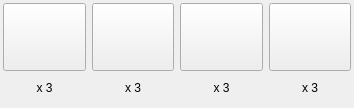
<?xml version="1.0" encoding="UTF-8"?>
<ui version="4.0">
 <class>Form</class>
 <widget class="QWidget" name="Form">
  <property name="geometry">
   <rect>
    <x>0</x>
    <y>0</y>
    <width>354</width>
    <height>108</height>
   </rect>
  </property>
  <property name="windowTitle">
   <string>Form</string>
  </property>
  <layout class="QHBoxLayout" name="horizontalLayout">
   <property name="spacing">
    <number>0</number>
   </property>
   <property name="leftMargin">
    <number>0</number>
   </property>
   <property name="topMargin">
    <number>0</number>
   </property>
   <property name="rightMargin">
    <number>0</number>
   </property>
   <property name="bottomMargin">
    <number>0</number>
   </property>
   <item>
    <widget class="QWidget" name="widget" native="true">
     <property name="sizePolicy">
      <sizepolicy hsizetype="Minimum" vsizetype="Minimum">
       <horstretch>0</horstretch>
       <verstretch>0</verstretch>
      </sizepolicy>
     </property>
     <property name="styleSheet">
      <string notr="true">border-right-color: rgb(153, 102, 51);</string>
     </property>
     <layout class="QVBoxLayout" name="verticalLayout" stretch="2,1">
      <property name="spacing">
       <number>0</number>
      </property>
      <property name="leftMargin">
       <number>3</number>
      </property>
      <property name="topMargin">
       <number>3</number>
      </property>
      <property name="rightMargin">
       <number>3</number>
      </property>
      <property name="bottomMargin">
       <number>3</number>
      </property>
      <item>
       <widget class="QPushButton" name="pushButton">
        <property name="sizePolicy">
         <sizepolicy hsizetype="Minimum" vsizetype="Minimum">
          <horstretch>0</horstretch>
          <verstretch>0</verstretch>
         </sizepolicy>
        </property>
        <property name="text">
         <string/>
        </property>
       </widget>
      </item>
      <item>
       <widget class="QLabel" name="label">
        <property name="sizePolicy">
         <sizepolicy hsizetype="Minimum" vsizetype="Minimum">
          <horstretch>0</horstretch>
          <verstretch>0</verstretch>
         </sizepolicy>
        </property>
        <property name="text">
         <string>x 3</string>
        </property>
        <property name="alignment">
         <set>Qt::AlignCenter</set>
        </property>
       </widget>
      </item>
     </layout>
    </widget>
   </item>
   <item>
    <widget class="QWidget" name="widget_2" native="true">
     <property name="sizePolicy">
      <sizepolicy hsizetype="Minimum" vsizetype="Minimum">
       <horstretch>0</horstretch>
       <verstretch>0</verstretch>
      </sizepolicy>
     </property>
     <layout class="QVBoxLayout" name="verticalLayout_2" stretch="2,1">
      <property name="spacing">
       <number>0</number>
      </property>
      <property name="leftMargin">
       <number>3</number>
      </property>
      <property name="topMargin">
       <number>3</number>
      </property>
      <property name="rightMargin">
       <number>3</number>
      </property>
      <property name="bottomMargin">
       <number>3</number>
      </property>
      <item>
       <widget class="QPushButton" name="pushButton_2">
        <property name="sizePolicy">
         <sizepolicy hsizetype="Minimum" vsizetype="Minimum">
          <horstretch>0</horstretch>
          <verstretch>0</verstretch>
         </sizepolicy>
        </property>
        <property name="text">
         <string/>
        </property>
       </widget>
      </item>
      <item>
       <widget class="QLabel" name="label_2">
        <property name="sizePolicy">
         <sizepolicy hsizetype="Minimum" vsizetype="Minimum">
          <horstretch>0</horstretch>
          <verstretch>0</verstretch>
         </sizepolicy>
        </property>
        <property name="text">
         <string>x 3</string>
        </property>
        <property name="alignment">
         <set>Qt::AlignCenter</set>
        </property>
       </widget>
      </item>
     </layout>
    </widget>
   </item>
   <item>
    <widget class="QWidget" name="widget_3" native="true">
     <property name="sizePolicy">
      <sizepolicy hsizetype="Minimum" vsizetype="Minimum">
       <horstretch>0</horstretch>
       <verstretch>0</verstretch>
      </sizepolicy>
     </property>
     <layout class="QVBoxLayout" name="verticalLayout_3" stretch="2,1">
      <property name="spacing">
       <number>0</number>
      </property>
      <property name="leftMargin">
       <number>3</number>
      </property>
      <property name="topMargin">
       <number>3</number>
      </property>
      <property name="rightMargin">
       <number>3</number>
      </property>
      <property name="bottomMargin">
       <number>3</number>
      </property>
      <item>
       <widget class="QPushButton" name="pushButton_3">
        <property name="sizePolicy">
         <sizepolicy hsizetype="Minimum" vsizetype="Minimum">
          <horstretch>0</horstretch>
          <verstretch>0</verstretch>
         </sizepolicy>
        </property>
        <property name="text">
         <string/>
        </property>
       </widget>
      </item>
      <item>
       <widget class="QLabel" name="label_3">
        <property name="sizePolicy">
         <sizepolicy hsizetype="Minimum" vsizetype="Minimum">
          <horstretch>0</horstretch>
          <verstretch>0</verstretch>
         </sizepolicy>
        </property>
        <property name="text">
         <string>x 3</string>
        </property>
        <property name="alignment">
         <set>Qt::AlignCenter</set>
        </property>
       </widget>
      </item>
     </layout>
    </widget>
   </item>
   <item>
    <widget class="QWidget" name="widget_4" native="true">
     <property name="sizePolicy">
      <sizepolicy hsizetype="Minimum" vsizetype="Minimum">
       <horstretch>0</horstretch>
       <verstretch>0</verstretch>
      </sizepolicy>
     </property>
     <layout class="QVBoxLayout" name="verticalLayout_4" stretch="2,1">
      <property name="spacing">
       <number>0</number>
      </property>
      <property name="leftMargin">
       <number>3</number>
      </property>
      <property name="topMargin">
       <number>3</number>
      </property>
      <property name="rightMargin">
       <number>3</number>
      </property>
      <property name="bottomMargin">
       <number>3</number>
      </property>
      <item>
       <widget class="QPushButton" name="pushButton_4">
        <property name="sizePolicy">
         <sizepolicy hsizetype="Minimum" vsizetype="Minimum">
          <horstretch>0</horstretch>
          <verstretch>0</verstretch>
         </sizepolicy>
        </property>
        <property name="text">
         <string/>
        </property>
       </widget>
      </item>
      <item>
       <widget class="QLabel" name="label_4">
        <property name="sizePolicy">
         <sizepolicy hsizetype="Minimum" vsizetype="Minimum">
          <horstretch>0</horstretch>
          <verstretch>0</verstretch>
         </sizepolicy>
        </property>
        <property name="text">
         <string>x 3</string>
        </property>
        <property name="alignment">
         <set>Qt::AlignCenter</set>
        </property>
       </widget>
      </item>
     </layout>
    </widget>
   </item>
  </layout>
 </widget>
 <resources>
  <include location="../images/worker_purple.qrc"/>
 </resources>
 <connections/>
</ui>
